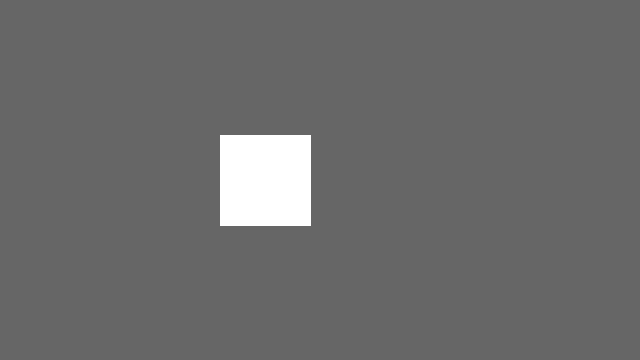
Frame 1 (no input)
Frame 60 (the mouse pressed at the canvas centre just before this capture): identical to frame 1, image omitted
Frame 120 (the mouse held since frame 60 and released just before this capture): identical to frame 1, image omitted

The Processing sketch that drew this single still picture (run headless with seeded random() and noise(); from frame 60 on, the mouse is pressed at the canvas centre):

// Processing sketch: processing_164015
// ── processing_164015.pde

/**
 * Laura Esperanza Vela Bohorquez
 * Codigo: 20142284043
 * Clase: Tecnologia y Cognicion
 */
 
int rectX, rectY;      // Position of square button
int rectSize = 90;     // Diameter of rect
color rectColor, baseColor;
color rectHighlight;
color currentColor;
boolean rectOver = false;

void setup() {
  size(640, 360);
  rectColor = color(255, 255, 255);
  rectHighlight = color(125, 125, 125);
  baseColor = color(102);
  currentColor = baseColor;
  rectX = width/2-rectSize-10;
  rectY = height/2-rectSize/2;
}

void draw() {
  update(mouseX, mouseY);
  background(currentColor);
  
  if (rectOver) {
    fill(rectHighlight);
  } else {
    fill(rectColor);
  }
  stroke(255);
  rect(rectX, rectY, rectSize, rectSize);
}

void update(int x, int y) {
  if ( overRect(rectX, rectY, rectSize, rectSize) ) {
    rectOver = true;
  } else {
    rectOver = false;
  }
}

void mousePressed() {
  if (rectOver) {
    currentColor = rectColor;
  }
}

boolean overRect(int x, int y, int width, int height)  {
  if (mouseX >= x && mouseX <= x+width && 
      mouseY >= y && mouseY <= y+height) {
    return true;
  } else {
    return false;
  }
}
